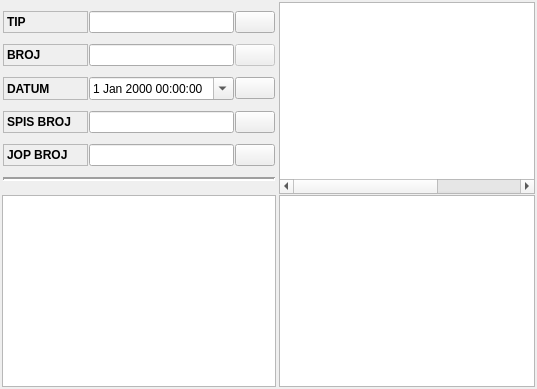
             <widget class="QFrame" name="frame_8">
              <property name="frameShape">
               <enum>QFrame::NoFrame</enum>
              </property>
              <property name="frameShadow">
               <enum>QFrame::Raised</enum>
              </property>
              <layout class="QHBoxLayout" name="horizontalLayout_2">
               <property name="spacing">
                <number>1</number>
               </property>
               <property name="leftMargin">
                <number>1</number>
               </property>
               <property name="topMargin">
                <number>1</number>
               </property>
               <property name="rightMargin">
                <number>1</number>
               </property>
               <property name="bottomMargin">
                <number>1</number>
               </property>
               <item>
                <widget class="QFrame" name="frame_9">
                 <property name="sizePolicy">
                  <sizepolicy hsizetype="Preferred" vsizetype="Preferred">
                   <horstretch>0</horstretch>
                   <verstretch>0</verstretch>
                  </sizepolicy>
                 </property>
                 <property name="maximumSize">
                  <size>
                   <width>350</width>
                   <height>16777215</height>
                  </size>
                 </property>
                 <property name="frameShape">
                  <enum>QFrame::NoFrame</enum>
                 </property>
                 <property name="frameShadow">
                  <enum>QFrame::Raised</enum>
                 </property>
                 <layout class="QVBoxLayout" name="verticalLayout_6">
                  <property name="spacing">
                   <number>0</number>
                  </property>
                  <property name="leftMargin">
                   <number>0</number>
                  </property>
                  <property name="topMargin">
                   <number>0</number>
                  </property>
                  <property name="rightMargin">
                   <number>0</number>
                  </property>
                  <property name="bottomMargin">
                   <number>0</number>
                  </property>
                  <item>
                   <widget class="QFrame" name="fraZahtjevInfo">
                    <property name="frameShape">
                     <enum>QFrame::NoFrame</enum>
                    </property>
                    <property name="frameShadow">
                     <enum>QFrame::Raised</enum>
                    </property>
                    <layout class="QVBoxLayout" name="verticalLayout_8">
                     <property name="spacing">
                      <number>1</number>
                     </property>
                     <property name="leftMargin">
                      <number>1</number>
                     </property>
                     <property name="topMargin">
                      <number>1</number>
                     </property>
                     <property name="rightMargin">
                      <number>1</number>
                     </property>
                     <property name="bottomMargin">
                      <number>1</number>
                     </property>
                     <item>
                      <widget class="QFrame" name="frame_16">
                       <property name="sizePolicy">
                        <sizepolicy hsizetype="Preferred" vsizetype="Maximum">
                         <horstretch>0</horstretch>
                         <verstretch>0</verstretch>
                        </sizepolicy>
                       </property>
                       <property name="frameShape">
                        <enum>QFrame::NoFrame</enum>
                       </property>
                       <property name="frameShadow">
                        <enum>QFrame::Raised</enum>
                       </property>
                       <layout class="QHBoxLayout" name="horizontalLayout_8">
                        <property name="spacing">
                         <number>1</number>
                        </property>
                        <property name="leftMargin">
                         <number>1</number>
                        </property>
                        <property name="topMargin">
                         <number>1</number>
                        </property>
                        <property name="rightMargin">
                         <number>1</number>
                        </property>
                        <property name="bottomMargin">
                         <number>1</number>
                        </property>
                        <item>
                         <widget class="QLabel" name="label_7">
                          <property name="minimumSize">
                           <size>
                            <width>85</width>
                            <height>0</height>
                           </size>
                          </property>
                          <property name="font">
                           <font>
                            <weight>75</weight>
                            <bold>true</bold>
                           </font>
                          </property>
                          <property name="frameShape">
                           <enum>QFrame::StyledPanel</enum>
                          </property>
                          <property name="text">
                           <string>TIP</string>
                          </property>
                         </widget>
                        </item>
                        <item>
                         <widget class="QLineEdit" name="txtTipZahtjeva">
                          <property name="maximumSize">
                           <size>
                            <width>350</width>
                            <height>16777215</height>
                           </size>
                          </property>
                          <property name="font">
                           <font>
                            <weight>50</weight>
                            <bold>false</bold>
                           </font>
                          </property>
                         </widget>
                        </item>
                        <item>
                         <widget class="QPushButton" name="btnTipZahtjeva">
                          <property name="cursor">
                           <cursorShape>PointingHandCursor</cursorShape>
                          </property>
                          <property name="text">
                           <string/>
                          </property>
                          <property name="icon">
                           <iconset resource="../../resources/DonatForm.qrc">
                            <normaloff>:/InDonat/Forms/images/ZAMJENA.gif</normaloff>:/InDonat/Forms/images/ZAMJENA.gif</iconset>
                          </property>
                          <property name="iconSize">
                           <size>
                            <width>16</width>
                            <height>16</height>
                           </size>
                          </property>
                         </widget>
                        </item>
                       </layout>
                      </widget>
                     </item>
                     <item>
                      <widget class="QFrame" name="frame_15">
                       <property name="sizePolicy">
                        <sizepolicy hsizetype="Preferred" vsizetype="Maximum">
                         <horstretch>0</horstretch>
                         <verstretch>0</verstretch>
                        </sizepolicy>
                       </property>
                       <property name="frameShape">
                        <enum>QFrame::NoFrame</enum>
                       </property>
                       <property name="frameShadow">
                        <enum>QFrame::Raised</enum>
                       </property>
                       <layout class="QHBoxLayout" name="horizontalLayout_9">
                        <property name="spacing">
                         <number>1</number>
                        </property>
                        <property name="leftMargin">
                         <number>1</number>
                        </property>
                        <property name="topMargin">
                         <number>1</number>
                        </property>
                        <property name="rightMargin">
                         <number>1</number>
                        </property>
                        <property name="bottomMargin">
                         <number>1</number>
                        </property>
                        <item>
                         <widget class="QLabel" name="label_9">
                          <property name="minimumSize">
                           <size>
                            <width>85</width>
                            <height>0</height>
                           </size>
                          </property>
                          <property name="font">
                           <font>
                            <weight>75</weight>
                            <bold>true</bold>
                           </font>
                          </property>
                          <property name="frameShape">
                           <enum>QFrame::StyledPanel</enum>
                          </property>
                          <property name="text">
                           <string>BROJ</string>
                          </property>
                         </widget>
                        </item>
                        <item>
                         <widget class="QLineEdit" name="txtBrojDokumenta">
                          <property name="maximumSize">
                           <size>
                            <width>350</width>
                            <height>16777215</height>
                           </size>
                          </property>
                          <property name="font">
                           <font>
                            <weight>50</weight>
                            <bold>false</bold>
                           </font>
                          </property>
                         </widget>
                        </item>
                        <item>
                         <widget class="QPushButton" name="pushButton_5">
                          <property name="enabled">
                           <bool>false</bool>
                          </property>
                          <property name="cursor">
                           <cursorShape>PointingHandCursor</cursorShape>
                          </property>
                          <property name="text">
                           <string/>
                          </property>
                          <property name="icon">
                           <iconset resource="../../resources/DonatForm.qrc">
                            <normaloff>:/InDonat/Forms/images/transparent.png</normaloff>:/InDonat/Forms/images/transparent.png</iconset>
                          </property>
                         </widget>
                        </item>
                       </layout>
                      </widget>
                     </item>
                     <item>
                      <widget class="QFrame" name="frame_13">
                       <property name="sizePolicy">
                        <sizepolicy hsizetype="Preferred" vsizetype="Maximum">
                         <horstretch>0</horstretch>
                         <verstretch>0</verstretch>
                        </sizepolicy>
                       </property>
                       <property name="frameShape">
                        <enum>QFrame::NoFrame</enum>
                       </property>
                       <property name="frameShadow">
                        <enum>QFrame::Raised</enum>
                       </property>
                       <layout class="QHBoxLayout" name="horizontalLayout_10">
                        <property name="spacing">
                         <number>1</number>
                        </property>
                        <property name="leftMargin">
                         <number>1</number>
                        </property>
                        <property name="topMargin">
                         <number>1</number>
                        </property>
                        <property name="rightMargin">
                         <number>1</number>
                        </property>
                        <property name="bottomMargin">
                         <number>1</number>
                        </property>
                        <item>
                         <widget class="QLabel" name="label_10">
                          <property name="minimumSize">
                           <size>
                            <width>85</width>
                            <height>0</height>
                           </size>
                          </property>
                          <property name="font">
                           <font>
                            <weight>75</weight>
                            <bold>true</bold>
                           </font>
                          </property>
                          <property name="frameShape">
                           <enum>QFrame::StyledPanel</enum>
                          </property>
                          <property name="text">
                           <string>DATUM</string>
                          </property>
                         </widget>
                        </item>
                        <item>
                         <widget class="QDateTimeEdit" name="dateDatumZahtjeva">
                          <property name="sizePolicy">
                           <sizepolicy hsizetype="Expanding" vsizetype="Fixed">
                            <horstretch>0</horstretch>
                            <verstretch>0</verstretch>
                           </sizepolicy>
                          </property>
                          <property name="maximumSize">
                           <size>
                            <width>350</width>
                            <height>16777215</height>
                           </size>
                          </property>
                          <property name="font">
                           <font>
                            <weight>50</weight>
                            <bold>false</bold>
                           </font>
                          </property>
                          <property name="calendarPopup">
                           <bool>true</bool>
                          </property>
                         </widget>
                        </item>
                        <item>
                         <widget class="QPushButton" name="pushButton_6">
                          <property name="cursor">
                           <cursorShape>PointingHandCursor</cursorShape>
                          </property>
                          <property name="text">
                           <string/>
                          </property>
                          <property name="icon">
                           <iconset resource="../../resources/DonatForm.qrc">
                            <normaloff>:/InDonat/Forms/images/APPTL.ICO</normaloff>:/InDonat/Forms/images/APPTL.ICO</iconset>
                          </property>
                          <property name="iconSize">
                           <size>
                            <width>16</width>
                            <height>16</height>
                           </size>
                          </property>
                         </widget>
                        </item>
                       </layout>
                      </widget>
                     </item>
                     <item>
                      <widget class="QFrame" name="frame_11">
                       <property name="sizePolicy">
                        <sizepolicy hsizetype="Preferred" vsizetype="Maximum">
                         <horstretch>0</horstretch>
                         <verstretch>0</verstretch>
                        </sizepolicy>
                       </property>
                       <property name="frameShape">
                        <enum>QFrame::NoFrame</enum>
                       </property>
                       <property name="frameShadow">
                        <enum>QFrame::Raised</enum>
                       </property>
                       <layout class="QHBoxLayout" name="horizontalLayout_11">
                        <property name="spacing">
                         <number>1</number>
                        </property>
                        <property name="leftMargin">
                         <number>1</number>
                        </property>
                        <property name="topMargin">
                         <number>1</number>
                        </property>
                        <property name="rightMargin">
                         <number>1</number>
                        </property>
                        <property name="bottomMargin">
                         <number>1</number>
                        </property>
                        <item>
                         <widget class="QLabel" name="label_11">
                          <property name="minimumSize">
                           <size>
                            <width>85</width>
                            <height>0</height>
                           </size>
                          </property>
                          <property name="font">
                           <font>
                            <weight>75</weight>
                            <bold>true</bold>
                           </font>
                          </property>
                          <property name="frameShape">
                           <enum>QFrame::StyledPanel</enum>
                          </property>
                          <property name="text">
                           <string>SPIS BROJ</string>
                          </property>
                         </widget>
                        </item>
                        <item>
                         <widget class="QLineEdit" name="txtBrojSpisa">
                          <property name="maximumSize">
                           <size>
                            <width>350</width>
                            <height>16777215</height>
                           </size>
                          </property>
                          <property name="font">
                           <font>
                            <weight>50</weight>
                            <bold>false</bold>
                           </font>
                          </property>
                         </widget>
                        </item>
                        <item>
                         <widget class="QPushButton" name="pushButton_7">
                          <property name="cursor">
                           <cursorShape>PointingHandCursor</cursorShape>
                          </property>
                          <property name="text">
                           <string/>
                          </property>
                          <property name="icon">
                           <iconset resource="../../resources/DonatForm.qrc">
                            <normaloff>:/InDonat/Forms/images/icon_mailRecipientAttachment.gif</normaloff>:/InDonat/Forms/images/icon_mailRecipientAttachment.gif</iconset>
                          </property>
                          <property name="iconSize">
                           <size>
                            <width>16</width>
                            <height>16</height>
                           </size>
                          </property>
                         </widget>
                        </item>
                       </layout>
                      </widget>
                     </item>
                     <item>
                      <widget class="QFrame" name="frame_14">
                       <property name="sizePolicy">
                        <sizepolicy hsizetype="Preferred" vsizetype="Maximum">
                         <horstretch>0</horstretch>
                         <verstretch>0</verstretch>
                        </sizepolicy>
                       </property>
                       <property name="frameShape">
                        <enum>QFrame::NoFrame</enum>
                       </property>
                       <property name="frameShadow">
                        <enum>QFrame::Raised</enum>
                       </property>
                       <layout class="QHBoxLayout" name="horizontalLayout_12">
                        <property name="spacing">
                         <number>1</number>
                        </property>
                        <property name="leftMargin">
                         <number>1</number>
                        </property>
                        <property name="topMargin">
                         <number>1</number>
                        </property>
                        <property name="rightMargin">
                         <number>1</number>
                        </property>
                        <property name="bottomMargin">
                         <number>1</number>
                        </property>
                        <item>
                         <widget class="QLabel" name="label_12">
                          <property name="minimumSize">
                           <size>
                            <width>85</width>
                            <height>0</height>
                           </size>
                          </property>
                          <property name="font">
                           <font>
                            <weight>75</weight>
                            <bold>true</bold>
                           </font>
                          </property>
                          <property name="frameShape">
                           <enum>QFrame::StyledPanel</enum>
                          </property>
                          <property name="text">
                           <string>JOP BROJ</string>
                          </property>
                         </widget>
                        </item>
                        <item>
                         <widget class="QLineEdit" name="txtJopBroj">
                          <property name="maximumSize">
                           <size>
                            <width>350</width>
                            <height>16777215</height>
                           </size>
                          </property>
                          <property name="font">
                           <font>
                            <weight>50</weight>
                            <bold>false</bold>
                           </font>
                          </property>
                         </widget>
                        </item>
                        <item>
                         <widget class="QPushButton" name="pushButton_8">
                          <property name="cursor">
                           <cursorShape>PointingHandCursor</cursorShape>
                          </property>
                          <property name="text">
                           <string/>
                          </property>
                          <property name="icon">
                           <iconset resource="../../resources/DonatForm.qrc">
                            <normaloff>:/InDonat/Forms/images/icon_normal.gif</normaloff>:/InDonat/Forms/images/icon_normal.gif</iconset>
                          </property>
                          <property name="iconSize">
                           <size>
                            <width>16</width>
                            <height>16</height>
                           </size>
                          </property>
                         </widget>
                        </item>
                       </layout>
                      </widget>
                     </item>
                     <item>
                      <widget class="QFrame" name="frame_12">
                       <property name="sizePolicy">
                        <sizepolicy hsizetype="Preferred" vsizetype="Maximum">
                         <horstretch>0</horstretch>
                         <verstretch>0</verstretch>
                        </sizepolicy>
                       </property>
                       <property name="frameShape">
                        <enum>QFrame::NoFrame</enum>
                       </property>
                       <property name="frameShadow">
                        <enum>QFrame::Raised</enum>
                       </property>
                       <layout class="QHBoxLayout" name="horizontalLayout_7">
                        <property name="spacing">
                         <number>1</number>
                        </property>
                        <property name="leftMargin">
                         <number>1</number>
                        </property>
                        <property name="topMargin">
                         <number>1</number>
                        </property>
                        <property name="rightMargin">
                         <number>1</number>
                        </property>
                        <property name="bottomMargin">
                         <number>1</number>
                        </property>
                        <item>
                         <widget class="Line" name="line_3">
                          <property name="minimumSize">
                           <size>
                            <width>0</width>
                            <height>5</height>
                           </size>
                          </property>
                          <property name="frameShadow">
                           <enum>QFrame::Sunken</enum>
                          </property>
                          <property name="lineWidth">
                           <number>2</number>
                          </property>
                          <property name="midLineWidth">
                           <number>0</number>
                          </property>
                          <property name="orientation">
                           <enum>Qt::Horizontal</enum>
                          </property>
                         </widget>
                        </item>
                       </layout>
                      </widget>
                     </item>
                    </layout>
                   </widget>
                  </item>
                  <item>
                   <widget class="QFrame" name="fraZahtjevSifarnik">
                    <property name="frameShape">
                     <enum>QFrame::NoFrame</enum>
                    </property>
                    <property name="frameShadow">
                     <enum>QFrame::Raised</enum>
                    </property>
                    <layout class="QHBoxLayout" name="horizontalLayout_13">
                     <property name="spacing">
                      <number>1</number>
                     </property>
                     <property name="leftMargin">
                      <number>1</number>
                     </property>
                     <property name="topMargin">
                      <number>1</number>
                     </property>
                     <property name="rightMargin">
                      <number>1</number>
                     </property>
                     <property name="bottomMargin">
                      <number>1</number>
                     </property>
                     <item>
                      <widget class="QTreeWidget" name="treeZahtjevSifarnik">
                       <property name="sizePolicy">
                        <sizepolicy hsizetype="Expanding" vsizetype="Preferred">
                         <horstretch>0</horstretch>
                         <verstretch>0</verstretch>
                        </sizepolicy>
                       </property>
                       <property name="maximumSize">
                        <size>
                         <width>350</width>
                         <height>250</height>
                        </size>
                       </property>
                       <property name="font">
                        <font>
                         <weight>50</weight>
                         <bold>false</bold>
                        </font>
                       </property>
                       <attribute name="headerVisible">
                        <bool>false</bool>
                       </attribute>
                       <column>
                        <property name="text">
                         <string notr="true">1</string>
                        </property>
                       </column>
                      </widget>
                     </item>
                    </layout>
                   </widget>
                  </item>
                 </layout>
                </widget>
               </item>
               <item>
                <widget class="QFrame" name="frame_10">
                 <property name="frameShape">
                  <enum>QFrame::NoFrame</enum>
                 </property>
                 <property name="frameShadow">
                  <enum>QFrame::Raised</enum>
                 </property>
                 <layout class="QVBoxLayout" name="verticalLayout_5">
                  <property name="spacing">
                   <number>1</number>
                  </property>
                  <property name="leftMargin">
                   <number>1</number>
                  </property>
                  <property name="topMargin">
                   <number>1</number>
                  </property>
                  <property name="rightMargin">
                   <number>1</number>
                  </property>
                  <property name="bottomMargin">
                   <number>1</number>
                  </property>
                  <item>
                   <widget class="QFrame" name="fraUlogeStranke">
                    <property name="frameShape">
                     <enum>QFrame::NoFrame</enum>
                    </property>
                    <property name="frameShadow">
                     <enum>QFrame::Raised</enum>
                    </property>
                    <layout class="QHBoxLayout" name="horizontalLayout_6">
                     <property name="spacing">
                      <number>0</number>
                     </property>
                     <property name="leftMargin">
                      <number>0</number>
                     </property>
                     <property name="topMargin">
                      <number>0</number>
                     </property>
                     <property name="rightMargin">
                      <number>0</number>
                     </property>
                     <property name="bottomMargin">
                      <number>0</number>
                     </property>
                     <item>
                      <widget class="QTreeWidget" name="treeUlogaStranke">
                       <property name="sizePolicy">
                        <sizepolicy hsizetype="Expanding" vsizetype="Preferred">
                         <horstretch>0</horstretch>
                         <verstretch>0</verstretch>
                        </sizepolicy>
                       </property>
                       <property name="maximumSize">
                        <size>
                         <width>16777215</width>
                         <height>200</height>
                        </size>
                       </property>
                       <property name="font">
                        <font>
                         <weight>50</weight>
                         <bold>false</bold>
                        </font>
                       </property>
                       <attribute name="headerVisible">
                        <bool>false</bool>
                       </attribute>
                       <column>
                        <property name="text">
                         <string notr="true">TipStrankeID</string>
                        </property>
                       </column>
                       <column>
                        <property name="text">
                         <string>Naziv</string>
                        </property>
                       </column>
                       <column>
                        <property name="text">
                         <string>UlogaStrankeId</string>
                        </property>
                       </column>
                       <column>
                        <property name="text">
                         <string>Aktivan</string>
                        </property>
                       </column>
                      </widget>
                     </item>
                    </layout>
                   </widget>
                  </item>
                  <item>
                   <widget class="QFrame" name="fraListUlogaStranke">
                    <property name="frameShape">
                     <enum>QFrame::NoFrame</enum>
                    </property>
                    <property name="frameShadow">
                     <enum>QFrame::Raised</enum>
                    </property>
                    <layout class="QHBoxLayout" name="horizontalLayout_5">
                     <property name="spacing">
                      <number>0</number>
                     </property>
                     <property name="leftMargin">
                      <number>0</number>
                     </property>
                     <property name="topMargin">
                      <number>0</number>
                     </property>
                     <property name="rightMargin">
                      <number>0</number>
                     </property>
                     <property name="bottomMargin">
                      <number>0</number>
                     </property>
                     <item>
                      <widget class="QListWidget" name="lstUlogaStranke">
                       <property name="sizePolicy">
                        <sizepolicy hsizetype="Expanding" vsizetype="Preferred">
                         <horstretch>0</horstretch>
                         <verstretch>0</verstretch>
                        </sizepolicy>
                       </property>
                       <property name="maximumSize">
                        <size>
                         <width>16777215</width>
                         <height>200</height>
                        </size>
                       </property>
                       <property name="font">
                        <font>
                         <weight>50</weight>
                         <bold>false</bold>
                        </font>
                       </property>
                      </widget>
                     </item>
                    </layout>
                   </widget>
                  </item>
                 </layout>
                </widget>
               </item>
              </layout>
             </widget>
